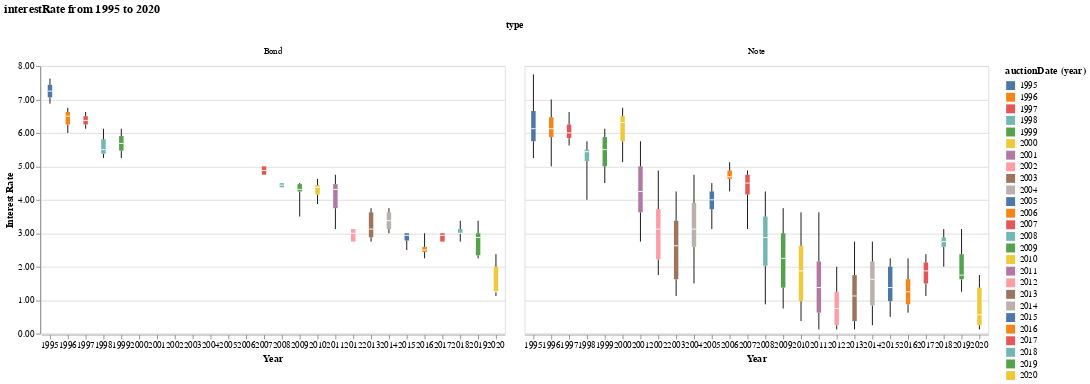

Notebook cell for this chart:
### Code cell
doBoxWhiskerFacet(dfsa, metric='interestRate', title='Interest Rate', instruments=['Note', 'Bond'])

### Figure 1 — Vega-Lite specification as saved in the notebook (floating-point values rounded to 4 significant figures; data arrays with more than 128 entries replaced by an {"elided": "..."} marker saying what was removed)
{"config": {"view": {"continuousWidth": 400, "continuousHeight": 300}}, "data": {"name": "data-609ee8ee93891914ecb90290588f2f51"}, "facet": {"column": {"type": "ordinal", "field": "type"}}, "spec": {"layer": [{"mark": "rule", "encoding": {"x": {"type": "nominal", "axis": {"labelAngle": 0, "labelOverlap": "greedy", "title": "Year"}, "field": "auctionDate", "timeUnit": "year"}, "y": {"type": "quantitative", "aggregate": "min", "axis": {"format": ".2f", "title": "Interest Rate"}, "field": "interestRate"}, "y2": {"aggregate": "q1", "field": "interestRate"}}}, {"mark": {"type": "bar", "size": 5.0}, "encoding": {"color": {"type": "nominal", "field": "auctionDate", "timeUnit": "year"}, "x": {"type": "nominal", "field": "auctionDate", "timeUnit": "year"}, "y": {"type": "quantitative", "aggregate": "q1", "field": "interestRate"}, "y2": {"aggregate": "q3", "field": "interestRate"}}}, {"mark": "rule", "encoding": {"x": {"type": "nominal", "field": "auctionDate", "timeUnit": "year"}, "y": {"type": "quantitative", "aggregate": "max", "field": "interestRate"}, "y2": {"aggregate": "q3", "field": "interestRate"}}}, {"mark": {"type": "tick", "color": "white", "size": 5.0}, "encoding": {"x": {"type": "nominal", "field": "auctionDate", "timeUnit": "year"}, "y": {"type": "quantitative", "aggregate": "median", "field": "interestRate"}}}]}, "title": "interestRate from 1995 to 2020", "$schema": "https://vega.github.io/schema/vega-lite/v4.8.1.json", "datasets": {"data-609ee8ee93891914ecb90290588f2f51": {"elided": "1272 records"}}}
